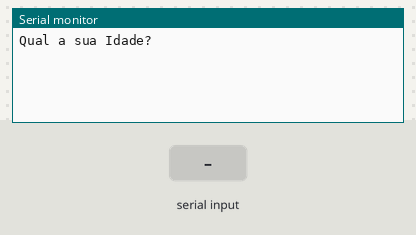
A sketch run on a simulated Arduino Uno, built with avr-gcc and run on an emulated ATmega328P. Parts: the last lines printed to the serial monitor. The test bench sets the inputs (shaded band).

Above: at 1.2 s.
1.3 s: "90,45\n" received over Serial
At 2.2 s:
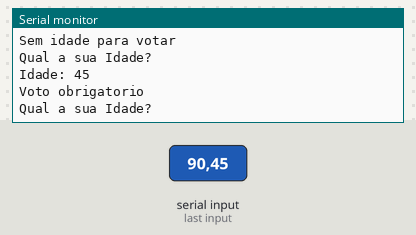
2.8 s: "30,150\n" received over Serial
At 4.6 s:
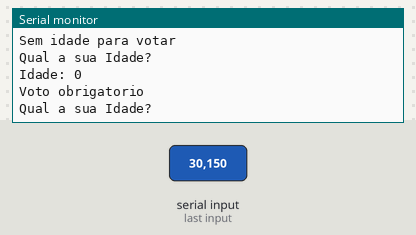
Timing chart, 0 to 6.1 s (numbered marks = the images above; inputs shaded):
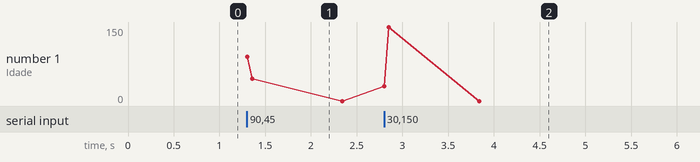

The sketch:

voto_opcional1.ino
```cpp
// C++ code
//

int idade = 0;


void setup()
{
  Serial.begin(9600);
}

void loop()
{

  Serial.println("Qual a sua Idade?");
  while(! Serial.available ());
  idade = Serial.parseInt ();


  Serial.println("Idade: "+ String(idade));

  if( idade >=16 , idade<=71)
    Serial.println("Voto obrigatorio");
     else
    Serial.println("Sem idade para votar");
  }
```

Measured:
- after the input at 1.3 s, the serial monitor: prints a new line at once (image 1)
- after the input at 2.8 s, the serial monitor: prints a new line at once (image 2)
